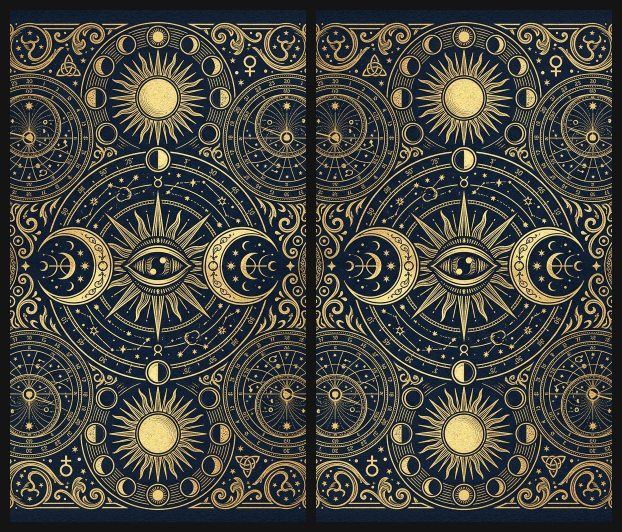
#> input picture card_back_symmetry_test.jpg, 1244 x 1064 px, given in place of card_back_master_final.png, which was not available (shown at 1/2 size)
$ python format_card_back.py
#> lines starting #> are read from the running program, lines starting #| are printed output that depends on the picture; pictures that were not available may be replaced by others from this repository, and a replacement may not be noted
from PIL import Image

def resize_and_crop(image_path, output_path, target_size=(800, 1360)):
    # Open the image
#> called with target_size = (800, 1360)
    img = Image.open(image_path)
#> img is the input picture: PIL image 1244x1064 RGB; mean R, G, B 69.7, 69.7, 62.6

    # Calculate aspect ratios
    target_ratio = target_size[0] / target_size[1]
    img_ratio = img.width / img.height
#> img_ratio = 1.17

    if img_ratio > target_ratio:
        # Image is wider than needed, resize based on height
        new_height = target_size[1]
        new_width = int(new_height * img_ratio)
#> new_width = 1590
    else:
        # Image is taller than needed, resize based on width
        new_width = target_size[0]
        new_height = int(new_width / img_ratio)

    # Resize image
    img = img.resize((new_width, new_height), Image.Resampling.LANCZOS)
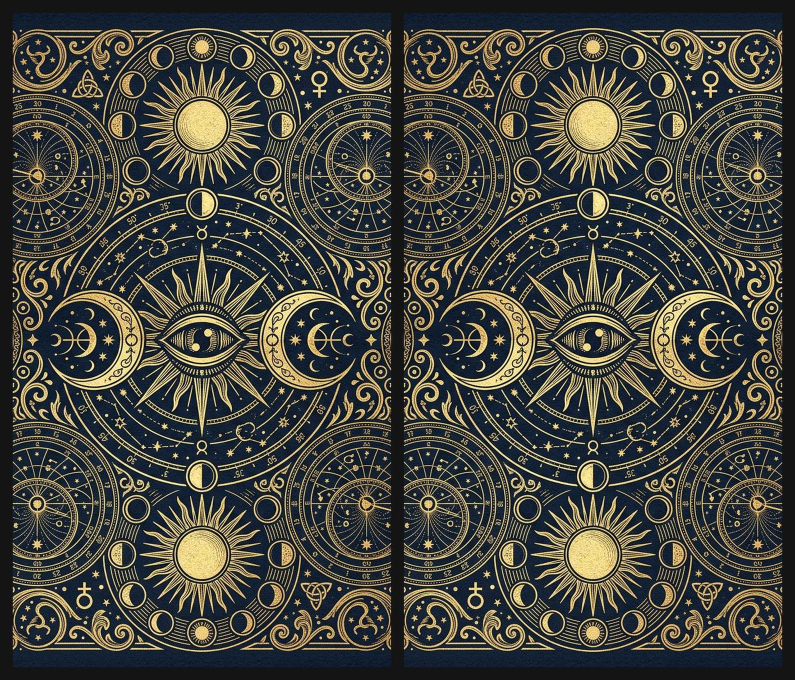
#> img: PIL image 1590x1360 RGB (shown at 1/2 size); mean R, G, B 69.7, 69.8, 62.9

    # Calculate coordinates for center crop
    left = (new_width - target_size[0]) / 2
#> left = 395
    top = (new_height - target_size[1]) / 2
    right = (new_width + target_size[0]) / 2
#> right = 1195
    bottom = (new_height + target_size[1]) / 2

    # Crop image
    img = img.crop((left, top, right, bottom))
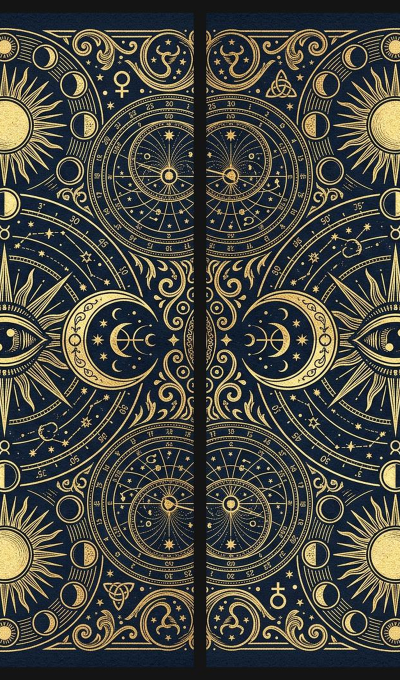
#> img: PIL image 800x1360 RGB (shown at 1/2 size); mean R, G, B 71.7, 71.6, 64.1

    # Save image
    img.save(output_path, quality=95)
    print(f"Saved: {output_path} with size {img.size}")
#| Saved: c:\Users\bossx\.gemini\antigravity\scratch\mytarot-bot\assets\card_back_whatsapp.jpg with size (800, 1360)

if __name__ == "__main__":
    # Use the original source image, NOT the side-by-side comparison report.
    input_file = r"C:\Users\bossx\.gemini\antigravity\brain\8bedc24d-035e-4baa-8800-7695de21050a\card_back_master_final.png"
    output_file = r"c:\Users\bossx\.gemini\antigravity\scratch\mytarot-bot\assets\card_back_whatsapp.jpg"

    import os
    os.makedirs(os.path.dirname(output_file), exist_ok=True)

    resize_and_crop(input_file, output_file)
